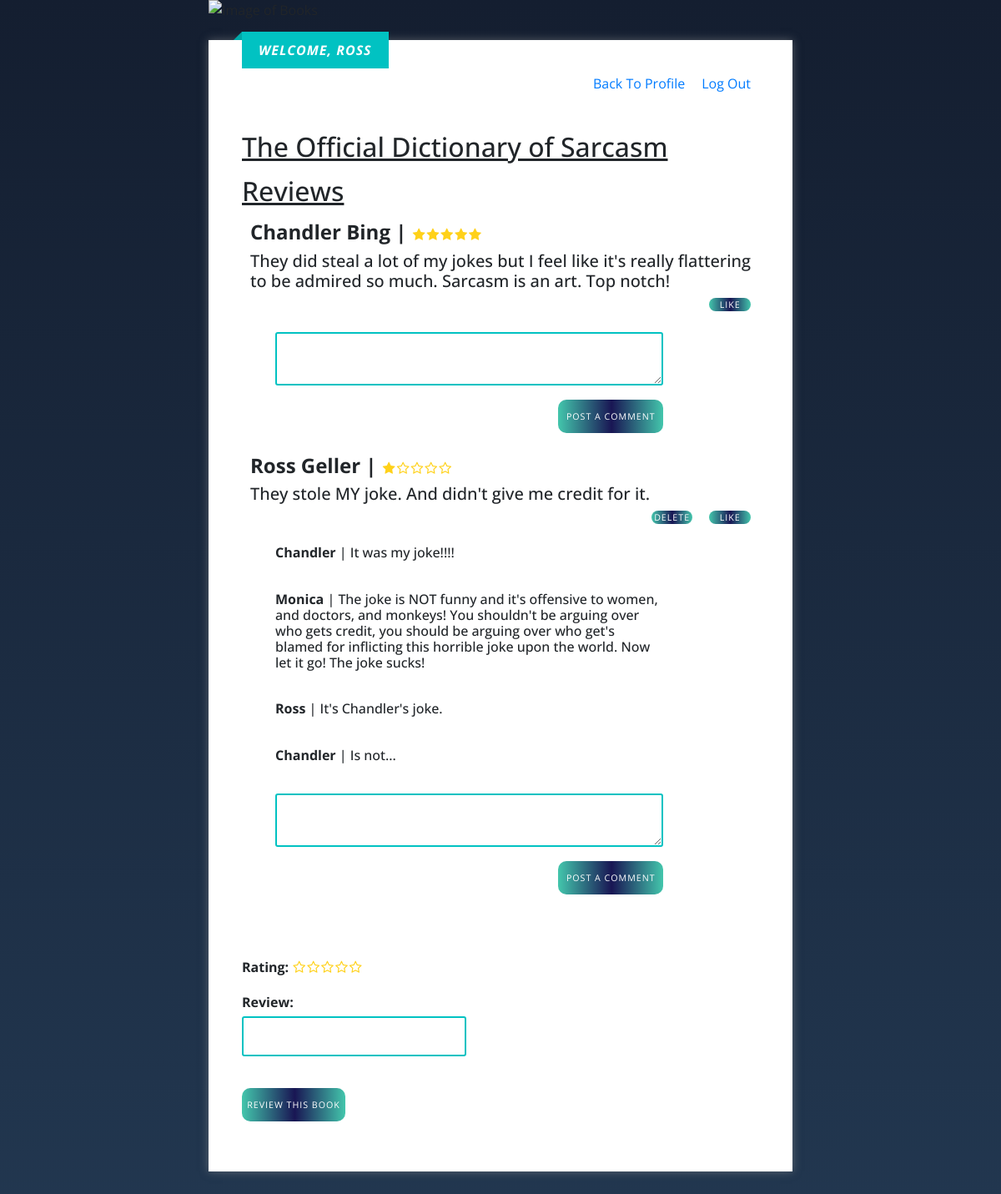
The app's page /books/2 (signed in) with its own data.
### solo_app/models.py (models this page shows)
class User(models.Model):
    first_name = models.CharField(max_length=45)
    last_name = models.CharField(max_length=45)
    email = models.CharField(max_length=45)
    password = models.CharField(max_length=255)
    created_at = models.DateTimeField(auto_now_add=True)
    updated_at= models.DateTimeField(auto_now=True)
    objects = UserManager()

class Book(models.Model):
    title = models.CharField(max_length=255)
    uploaded_by = models.ForeignKey(User, related_name="books_uploaded", on_delete=models.CASCADE)
    reviews = models.ForeignKey('Review', related_name="reviews", null=True, on_delete=models.CASCADE)
    created_at = models.DateTimeField(auto_now_add=True)
    updated_at= models.DateTimeField(auto_now=True)
    objects = BookManager()

class Review(models.Model):
    review = models.TextField()
    rating = models.IntegerField()
    book_reviewed = models.ForeignKey(Book, related_name="review_for_book", on_delete=models.CASCADE)
    uploaded_by = models.ForeignKey(User, related_name="reviews_uploaded", null=True, on_delete=models.CASCADE)
    users_who_like = models.ManyToManyField(User, related_name="liked_by")
    created_at = models.DateTimeField(auto_now_add=True)
    updated_at= models.DateTimeField(auto_now=True)
    objects = ReviewManager()

class Comment(models.Model):
    comment = models.TextField()
    posted_by = models.ForeignKey(User, related_name="comments_posted", on_delete=models.CASCADE)
    posted_on = models.ForeignKey(Review, related_name="comments_on", on_delete=models.CASCADE)
    created_at = models.DateTimeField(auto_now_add=True)
    updated_at= models.DateTimeField(auto_now=True)

### solo_app/views.py (the view)
# urls.py: path('books/<int:book_id>', views.book_page),
def book_page(request, book_id):
    if 'user_id' not in request.session:
        return redirect('/')
    books_with_id = Book.objects.filter(id=book_id)
    if len(books_with_id) ==0:
        return redirect('/users/profile')
    context = {
        'this_book': Book.objects.get(id=book_id),
        'all_users': User.objects.all(),
        'current_user': User.objects.get(id=request.session['user_id']),
        'all_reviews': Review.objects.filter(book_reviewed=book_id),
        'all_comments': Comment.objects.all(),
    }
    return render(request, 'book_page.html', context)

### solo_app/templates/book_page.html (shortened to what this page needs)
<!DOCTYPE html>
<html lang="en">
<head>
    <link rel="stylesheet" href="https://cdnjs.cloudflare.com/ajax/libs/twitter-bootstrap/4.3.1/css/bootstrap.min.css">
    <link rel="stylesheet" href="https://cdnjs.cloudflare.com/ajax/libs/font-awesome/4.2.0/css/font-awesome.min.css">
    {% load static %}
    <link rel="stylesheet" href="{% static 'css/starrr.css' %}">
    {% load static %}
    <link rel="stylesheet" href="{% static 'css/style.css' %}">
    {% load static %}
</head>
<body>
    <img src="{% static '/css/Book_img.jpg' %}" alt="Image of Books" class="d-flex mx-auto mb-4" />
    <div id="reg-container">
        <div class="title">Welcome, {{current_user.first_name}}</div>
        <div class="header">
            <a href="/users/profile">Back To Profile</a>
            <a href="/logout">Log Out</a>
        </div>
        <div class="sub-container">
            <h2>{{this_book.title}}</h2>
            <h2>Reviews</h2>
            {% for each_review in all_reviews %}
            <div class="reviews">
                <h4><span>{{each_review.uploaded_by.first_name}} {{each_review.uploaded_by.last_name}} | </span><div class='starrr'>
                </div></h4>
                <h5>{{each_review.review}}</h5>
                <div class="buttons">
                    {% if current_user in each_review.users_who_like.all %}
                    <form action="/books/{{this_book.id}}/{{each_review.id}}/unlike" method="POST">
                        {% csrf_token %}
                        <input class="like_btn" type="submit" value="Unlike">
                    </form>
                    {% else %}
                    <form action="/books/{{this_book.id}}/{{each_review.id}}/like" method="POST">
                        <input class="like_btn" type="submit" value="Like">
                    </form>
                    {% endif %}
                    {% if current_user.id == each_review.uploaded_by.id %}
                    <form class="edit" action="/books/{{this_book.id}}/delete" method="POST">
                        <input class="like_btn" type="submit" value="delete">
                    </form>
                    {% endif %}
                </div>
            </div>
            <div id="comments">
                {% for each_comment in each_review.comments_on.all %}
                <h6><span>{{each_comment.posted_by.first_name}}</span> | {{each_comment.comment}}</h6><br>
                {% endfor %}
                <form action="/books/{{this_book.id}}/addComment/{{each_review.id}}" method="POST">
                    <div class="form">
                        <textarea name="comment"></textarea>
                    </div>
                    <input class="small_btn" type="submit" value="Post a comment">
                </form>
            </div>
            {% endfor %}
        </div>
        <div id="forms">
            <form action="/books/{{this_book.id}}/addReview" method="POST">
                <div class="form">
                    <div class="starrr">
                        <label>Rating: </label>
                    </div>
                </div>
                <div class="form">
                    <label>Review: <input type="text" name="review"></label>
                </div>
                <input class="submit" type="submit" value="Review This Book">
            </form>
        </div>
</body>
</html>

### solo_app/static/css/starrr.css (style rules this page uses)
.starrr { display: inline-block; }

### solo_app/static/css/style.css (style rules this page uses)
* { margin: 0px; padding: 0px; }
body { background: #141e30; background: -webkit-linear-gradient( to top, #243b55, #141e30 ); background: linear-gradient( to top, #243b55, #141e30 ); font-family: "open sans", sans-serif; }
span { font-weight: 700; }
img { width: 700px; margin-left: auto; margin-right: auto; display: block; margin-bottom: 10px; }
#reg-container { width: 700px; margin: auto; background: #fff; padding: 40px; box-sizing: border-box; height: auto; position: relative; box-shadow: 0 0 10px rgba(150, 150, 150, 0.5); display: block; margin-bottom: 300px; }
.title { position: absolute; top: -10px; background: #01c2c2; color: #fff; padding: 10px 20px; font-weight: 700; font-style: italic; text-transform: uppercase; letter-spacing: 1px; }
.title:before { content: ""; position: absolute; top: 0; left: -10px; border-left: 5px solid transparent; border-right: 5px solid #01a9a9; border-top: 5px solid transparent; border-bottom: 5px solid #01a9a9; }
.sub-container { padding-top: 30px; }
.form { width: 100%; margin-bottom: 10px; }
.form label { text-transform: capitalize; font-weight: 700; }
.form input { margin: 5px 0 0; width: 100%; padding: 10px; box-sizing: border-box; border: 2px solid #01c2c2; color: #3e3e40; outline: none; border-radius: 3px; }
h2 { text-decoration: underline; margin: 15px 0px; font-size: 24pt; }
.submit { width: 20%; height: 40px; text-align: center; line-height: 40px; text-transform: uppercase; color: #fff; font-size: 8pt; letter-spacing: 1px; cursor: pointer; margin-top: 20px; margin-bottom: 20px; border-width: 0px; border-color: white; border-radius: 10px; background-image: linear-gradient( to right, #43c6ac 0%, #191654 51%, #43c6ac 100% ); background-position: right center; color: #fff; text-decoration: none; }
#comments { display: inline-block; margin: 25px 40px; font-size: 14pt; width: 75%; }
.form textarea { margin: 0px; width: 100%; padding: 2px; box-sizing: border-box; border: 2px solid #01c2c2; color: #3e3e40; outline: none; border-radius: 3px; }
.small_btn { width: 27%; height: 40px; text-align: center; line-height: 40px; text-transform: uppercase; color: #fff; font-size: 8pt; letter-spacing: 1px; cursor: pointer; float: right; border-width: 0px; border-color: white; border-radius: 10px; background-image: linear-gradient( to right, #43c6ac 0%, #191654 51%, #43c6ac 100% ); }
.reviews { display: inline-block; margin: 0px 10px; font-size: 14pt; width: 100%; }
.like_btn { width: 8%; text-align: center; text-transform: uppercase; color: #fff; font-size: 8pt; letter-spacing: 1px; cursor: pointer; border-radius: 3px; float: right; margin-right: 20px; border-width: 0px; border-color: white; border-radius: 10px; background-image: linear-gradient( to right, #43c6ac 0%, #191654 51%, #43c6ac 100% ); }
#forms { margin-top: 50px; }
.header { display: flex; justify-content: flex-end; }
.header a { margin: 0px 10px; }
.buttons { display: inline; }

### records on screen
User: first_name "ROSS"
Book: title "The Official Dictionary of Sarcasm"
Review: uploaded_by.first_name "Chandler", uploaded_by.last_name "Bing", review "They did steal a lot of my jokes but I feel like it's really flattering to be admired so much. Sarcasm is an art. Top notch!"
Review: uploaded_by.first_name "Ross", uploaded_by.last_name "Geller", review "They stole MY joke. And didn't give me credit for it."
Comment: posted_by.first_name "Chandler", comment "It was my joke!!!!"
Comment: posted_by.first_name "Monica", comment "The joke is NOT funny and it's offensive to women, and doctors, and monkeys! You shouldn't be arguing over who gets credit, you should be arguing over who get's blamed for inflicting this horrible joke upon the world. Now let it go! The joke sucks!"
Comment: posted_by.first_name "Ross", comment "It's Chandler's joke."
Comment: posted_by.first_name "Chandler", comment "Is not..."
